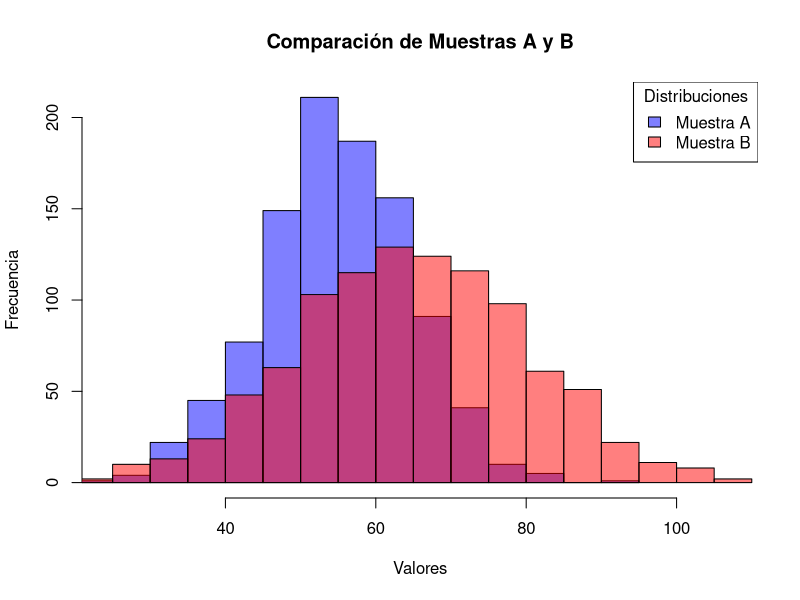

Write the R code that produced this figure.
#ejercicio 4 
muestra_A <- rnorm(1000, mean = 55, sd = 10) 
muestra_B <- rnorm(1000, mean = 65, sd = 15)  
hist(muestra_A, 
     col = rgb(0, 0, 1, 0.5), 
     xlim = c(min(c(muestra_A, muestra_B)), max(c(muestra_A, muestra_B))),
     main = "Comparación de Muestras A y B", 
     xlab = "Valores", 
     ylab = "Frecuencia", 
     border = "black", 
     breaks = 20)

hist(muestra_B, 
     col = rgb(1, 0, 0, 0.5),  
     add = TRUE,  
     breaks = 20)


legend("topright", 
       legend = c("Muestra A", "Muestra B"), 
       fill = c(rgb(0, 0, 1, 0.5), rgb(1, 0, 0, 0.5)), 
       title = "Distribuciones", 
       border = "black")
media_A <- mean(muestra_A)
desviacion_A <- sd(muestra_A)

media_B <- mean(muestra_B)
desviacion_B <- sd(muestra_B)
cat("Muestra A - Media: ", media_A, " Desviación estándar: ", desviacion_A, "\n")
cat("Muestra B - Media: ", media_B, " Desviación estándar: ", desviacion_B, "\n")
